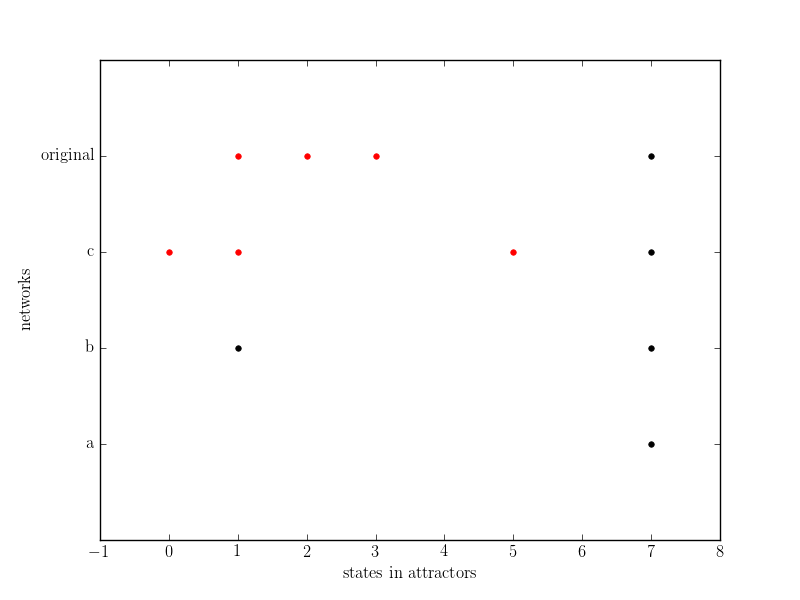

The Python source for this figure:
'''

Visualise the attractors of boolean networks

x axis gives the states of the attractors, y axis represents the networks

attractors are coloured, black for stable points, red for cycles.

'''
import numpy as np 
import matplotlib.pyplot as plt
from matplotlib import rc

rc('font', **{'family': 'serif', 'serif': ['Computer Modern']})
rc('text', usetex=True)


data = [[4, [7], [1,2,3]], [1, [7], []],[2, [7,1], []],[3, [7], [1,0,5]]]

fig = plt.figure()																	

#plot
for x in data:
	#plot a black dot for points, red dot for cycles
	for i in x[1]:
		plt.plot(i,x[0],'k.',markersize=8)
	for i in x[2]:
		plt.plot(i,x[0],'r.',markersize=8)
	
plt.axis([-1,8,0,5])
plt.yticks([1,2,3,4],['a','b','c','original'])
plt.xlabel('states in attractors')
plt.ylabel('networks')
plt.savefig('close.png')